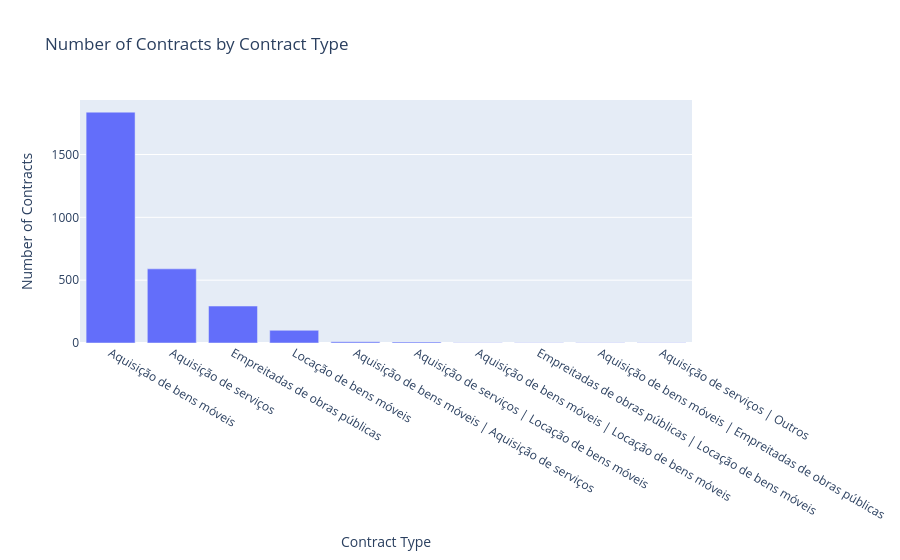

Source (notebook cell):
### Code cell
subset_counts = subset['tipoContrato'].value_counts().reset_index()
subset_counts.columns = ['tipoContrato', 'count']

# Get top 10
top_10 = subset_counts.head(10)

fig = px.bar(
    top_10,
    x='tipoContrato',
    y='count',
    title='Number of Contracts by Contract Type',
    labels={'tipoContrato': 'Contract Type', 'count': 'Number of Contracts'}
)

fig.show()

### Figure 1 — Plotly figure (JSON) as saved in the notebook; plotly's stock layout.template omitted (floating-point values rounded to 4 significant figures)
{"data": [{"hovertemplate": "Contract Type=%{x}<br>Number of Contracts=%{y}<extra></extra>", "legendgroup": "", "marker": {"color": "#636efa", "pattern": {"shape": ""}}, "name": "", "orientation": "v", "showlegend": false, "textposition": "auto", "type": "bar", "x": ["Aquisição de bens móveis", "Aquisição de serviços", "Empreitadas de obras públicas", "Locação de bens móveis", "Aquisição de bens móveis | Aquisição de serviços", "Aquisição de serviços | Locação de bens móveis", "Aquisição de bens móveis | Locação de bens móveis", "Empreitadas de obras públicas | Locação de bens móveis", "Aquisição de bens móveis | Empreitadas de obras públicas", "Aquisição de serviços | Outros"], "xaxis": "x", "y": [1837, 590, 294, 101, 10, 8, 1, 1, 1, 1], "yaxis": "y"}], "layout": {"barmode": "relative", "legend": {"tracegroupgap": 0}, "title": {"text": "Number of Contracts by Contract Type"}, "xaxis": {"anchor": "y", "domain": [0, 1], "title": {"text": "Contract Type"}}, "yaxis": {"anchor": "x", "domain": [0, 1], "title": {"text": "Number of Contracts"}}}}
